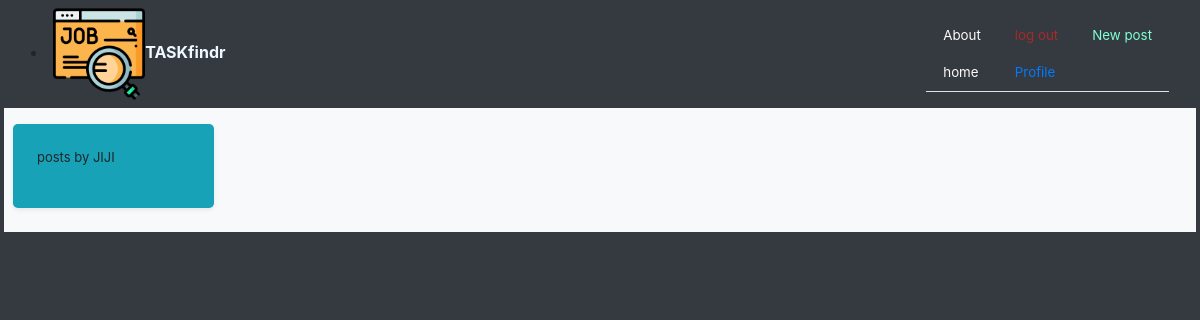
Before: /user/jiji/ (signed in) with the older database file.
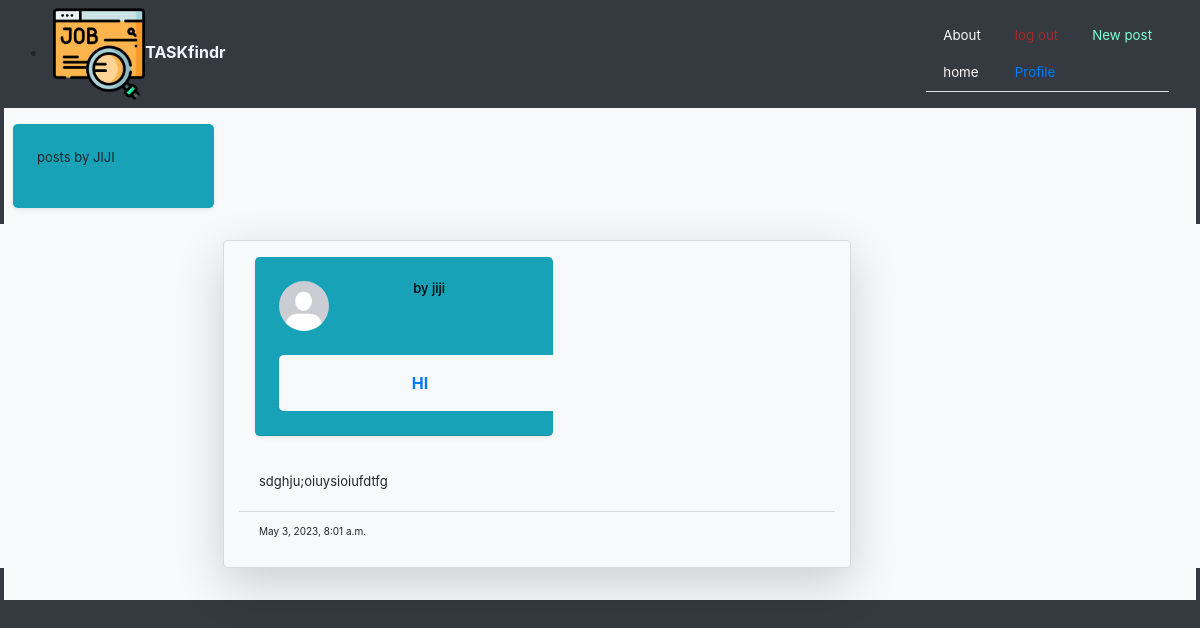
After: the same page with the newer database file.
### blog/models.py (models this page shows, shortened)
class blogpost(models.Model):
    title = models.CharField(max_length=100)
    content = models.TextField(max_length=500)
    date_posted = models.DateTimeField(default=timezone.now)
    author = models.ForeignKey(User,on_delete=models.CASCADE)
    spaces = models.CharField(choices=CATEGORY_CHOICES,max_length=30,null=False,default=None)
    value = models.IntegerField(default=20)
    reaction = models.ManyToManyField(User,through="Postreaction",related_name="blogpost_reactions")

### users/models.py (models this page shows, shortened)
class profile(models.Model):
    user = models.OneToOneField(User, on_delete = models.CASCADE)
    image = models.ImageField(default ='default.jpg', upload_to ='profile_pics')
    bio = models.TextField(default=True)
    preference = models.TextField(default=True)
    level= models.IntegerField(default=1)
    phone_number = models.IntegerField(default=0)
    reffered_by = models.CharField(max_length=50,default=None,null=True)
    leveled_up = models.BooleanField(default=False)

### blog/views.py (the view)
# urls.py: path('user/<str:username>/',userpostlistview.as_view(),name='user_post'),
class userpostlistview(LoginRequiredMixin,ListView):
    model= post
    template_name='blog/user_posts.html'
    context_object_name='posts'
    paginate_by=10
    def get_queryset(self):
        user = get_object_or_404(User, username= self.kwargs.get('username'))
        return  post.objects.filter(author=user).order_by('-date_posted')

### blogger/templates/blog/user_posts.html (shortened to what this page needs)
{%extends 'blog/base.html'%}
{%load static%}
{% block content %}
<div class="  bg-info col-lg-2  col-md-12 col-sm-10 m-3 p-2 shadow-sm rounded-lg">
    <div style="font-size:small"class='col p-2 m-2'>
      <p>posts by {{view.kwargs.username|upper}}</p>
    </div>
</div>
  <body class='container bg-dark col-lg-12 col-md-12 col sm-12 m-10 p-1'>
        {% for post in posts %}
        <div class='container bg-light col-lg-12 col-md-12 col-sm-12'>
            <div class="container bg-light mt-3 pb-20 col-lg-8 col-md-12 col-sm-12" id='home' style="height:50%">
                <div class="card bg-light rounded-lg shadow-lg col-lg-10 col-md-12 col-sm-6">
                    <div class=" card-header bg-info col-lg-6 col-sm-6 col-md-12 m-3 p-2 shadow-sm rounded-lg">
                      <div class='row p-2 m-2'>
                        <img class="rounded-circle" src="{{post.author.profile.image.url}}" style="width:20%" alt="pic">
                        <h2 style="font-size:small;"class="mx-auto card-text row"> <a style="color:black;"href="{% url 'user_post' post.author.username %}">by {{ post.author }}</a> </h2>
                      </div>
                      <div class=' row bg-light rounded-lg p-2 m-3 col-sm-12 ' style="">
                        <a href="{% url 'post_detail' post.pk %}" class='mx-auto p-1 m-1'><strong>{{post.title|upper}}</strong></a>
                      </div>
                    </div>
                    <div style="font-size:small"class="card-body">
                      <p class="card-text">{{ post.content}} </p>
                    </div>
                    <div style="font-size:x-small"class="card-footer bg-light">
                      <p>{{ post.date_posted}}</p>
                    </div>
                 </div>
            </div>
        </div>
        {% endfor %}
        <div class="mx-auto m-2 p-1">
        </div>
    </body>
{% endblock %}

Changed rows visible on the page:
now on this page (row edited): blogpost: author.profile.image (placeholder picture), author "jiji", title "HI", content "sdghju;oiuysioiufdtfg", date_posted "May 3, 2023, 8:01 a.m."
